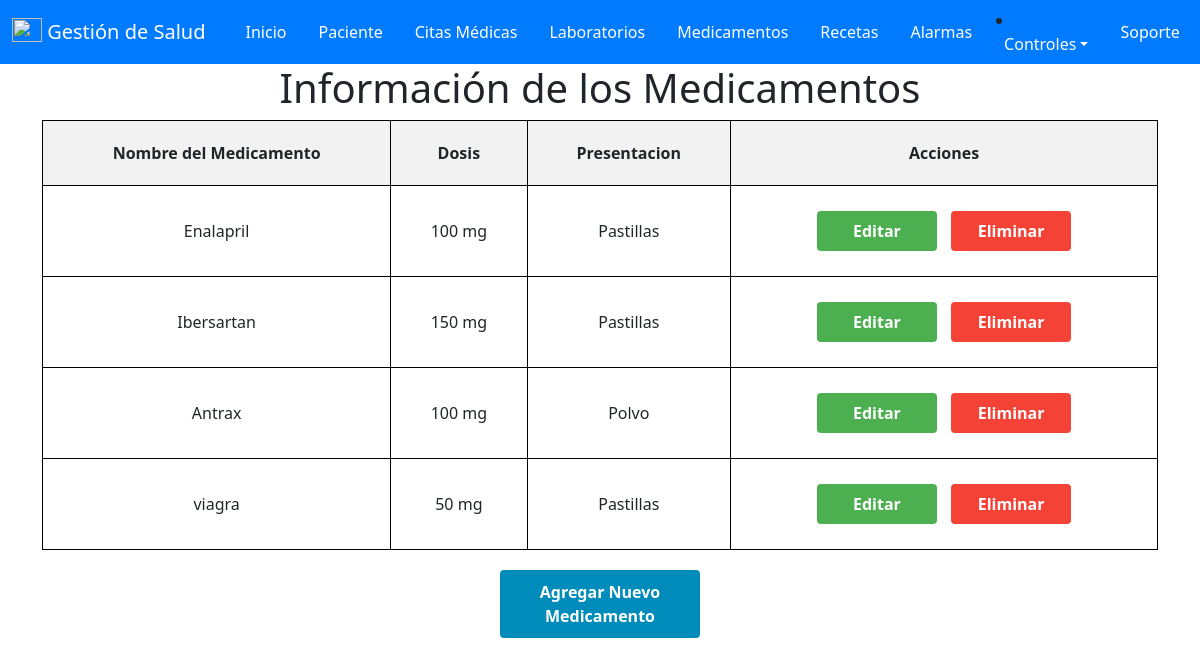
The page /medicamentos/ (signed in) on the database as committed earlier.
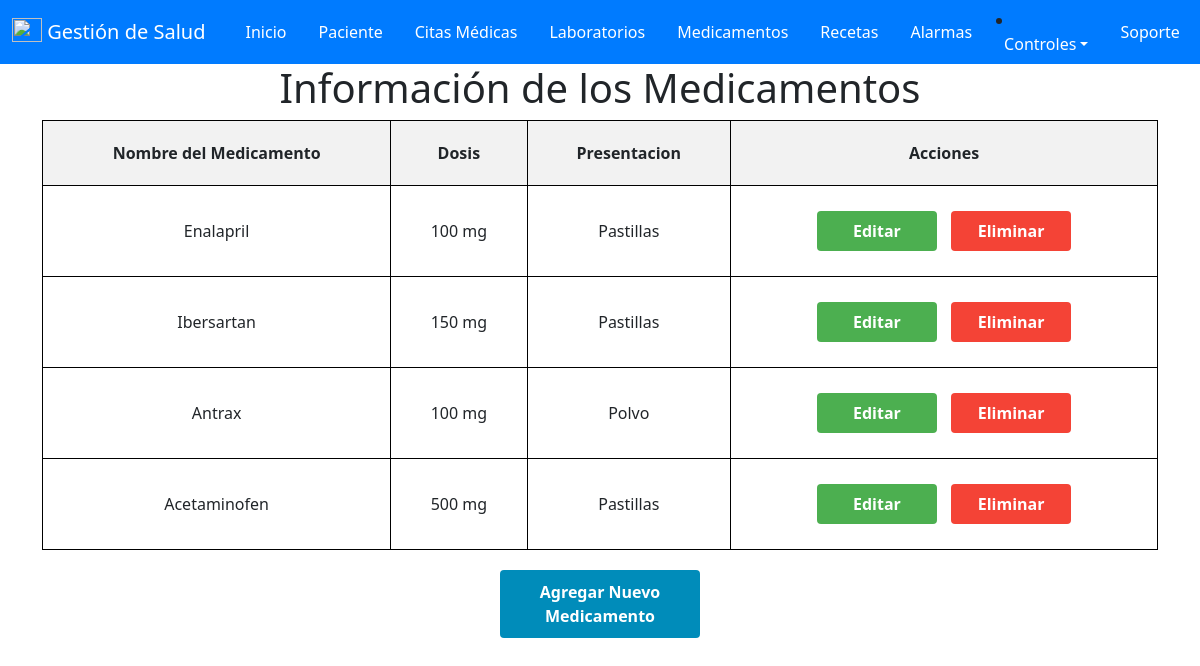
The same page on the database as committed later.
### salud/models.py (models this page shows, shortened)
class medicamento(models.Model):
    id_Medicamento = models.AutoField(primary_key=True , verbose_name='ID_Medicamento')
    nombre_Medicamento = models.CharField(max_length=50, verbose_name='Nombre')
    dosis = models.CharField(max_length=50, verbose_name='Dosis')
    presentacion = models.CharField(max_length=50, verbose_name='Presentacion')
    id_usuario = models.ForeignKey(User, on_delete=models.CASCADE)

### salud/views.py (the view)
# urls.py: path('medicamentos/', views.medicamentos, name='medicamentos'),
@login_required(login_url='/accounts/login/')
def medicamentos(request):
    medicamentos = medicamento.objects.filter(id_usuario=request.user)
    context = {
        'medicamentos': medicamentos
    }
    return render(request, 'Programar/medicamentos.html', context)

### salud/templates/Programar/medicamentos.html (shortened to what this page needs)
{% extends "base.html" %}
{% block contenido %}
<!DOCTYPE html>
<html>
<head>
</head>
<body>
    <h1>Información de los Medicamentos</h1>
    <form method="post" action="{% url 'medicamentos' %}">
        <table>
            <thead>
                <tr>
                    <th>Nombre del Medicamento</th>
                    <th>Dosis</th>
                    <th>Presentacion</th>
                    <th>Acciones</th>
                </tr>
            </thead>
            <tbody>
                {% for medicamento in medicamentos %}
                <tr>
                    <td>{{medicamento.nombre_Medicamento}}</td>
                    <td>{{medicamento.dosis}}</td>
                    <td>{{medicamento.presentacion }}</td>
                    <td>
                        <a href= "{% url 'editar_medicamentos' medicamento.id_Medicamento %}"class="button edit-button">Editar</a>
                        <a href="{% url 'eliminar_medicamentos' medicamento.id_Medicamento %}" class="button delete-button" onclick="return confirm('¿Estás seguro de que deseas eliminar este Medicamento?');">Eliminar</a>
                    </td>
                </tr>
                {% empty %}
                <tr>
                    <td colspan="6">No hay medicamentos Disponibles</td>
                </tr>
                {% endfor %}
            </tbody>
        </table>
        <a href="{% url 'agregar_medicamentos' %}" class="button add-button">Agregar Nuevo Medicamento</a>
    </form>
</body>
</html>
{% endblock %}

Rows that differ between the two databases and show on the page:
removed medicamento: nombre_Medicamento "viagra", dosis "50 mg", presentacion "Pastillas"
added medicamento: nombre_Medicamento "Acetaminofen", dosis "500 mg", presentacion "Pastillas"
